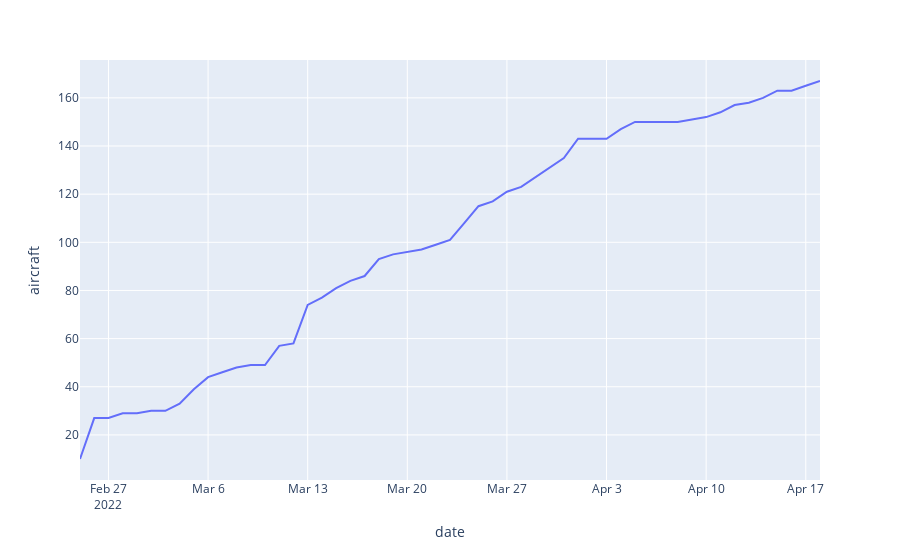
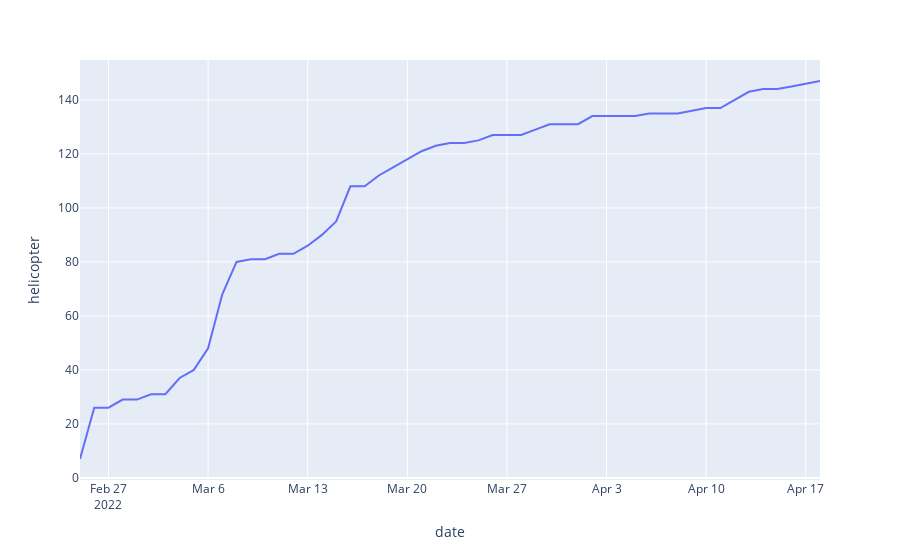
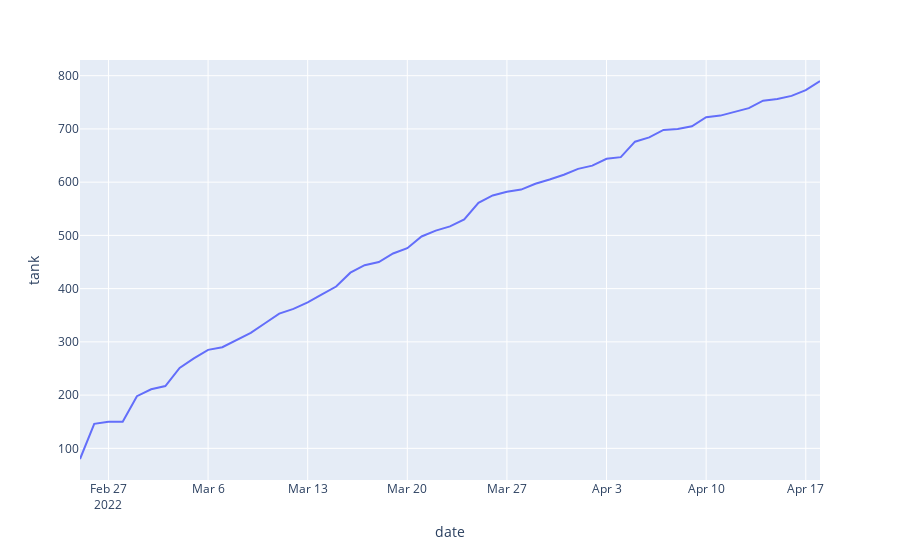
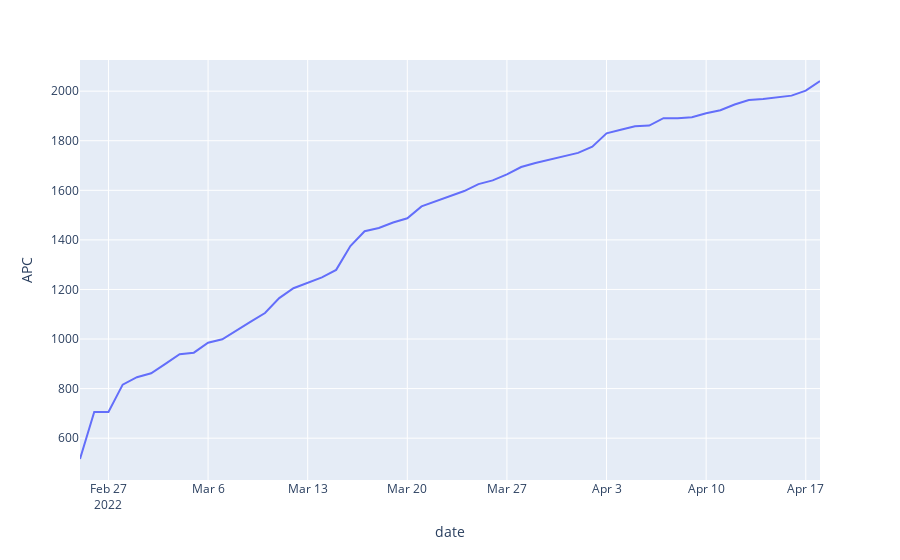

Notebook cell for these charts, in order:
### Markdown cell above
***Number of equipments destroyed on a daily basis***

### Code cell
for i in c:
    
    fig=px.line(df2,x="date",y=i)
    fig.show()
